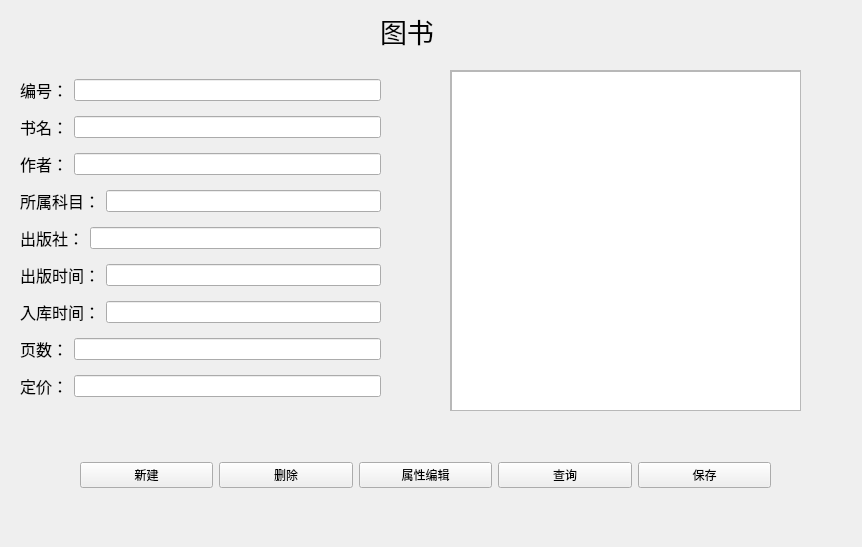
<?xml version="1.0" encoding="UTF-8"?>
<ui version="4.0">
 <class>subwidget</class>
 <widget class="QWidget" name="subwidget">
  <property name="geometry">
   <rect>
    <x>0</x>
    <y>0</y>
    <width>862</width>
    <height>547</height>
   </rect>
  </property>
  <property name="windowTitle">
   <string>Form</string>
  </property>
  <widget class="QLabel" name="label">
   <property name="geometry">
    <rect>
     <x>380</x>
     <y>10</y>
     <width>131</width>
     <height>41</height>
    </rect>
   </property>
   <property name="font">
    <font>
     <family>楷体</family>
     <pointsize>20</pointsize>
    </font>
   </property>
   <property name="text">
    <string>图书</string>
   </property>
  </widget>
  <widget class="QScrollArea" name="scrollArea">
   <property name="geometry">
    <rect>
     <x>450</x>
     <y>70</y>
     <width>351</width>
     <height>341</height>
    </rect>
   </property>
   <property name="widgetResizable">
    <bool>true</bool>
   </property>
   <widget class="QWidget" name="scrollAreaWidgetContents">
    <property name="geometry">
     <rect>
      <x>0</x>
      <y>0</y>
      <width>349</width>
      <height>339</height>
     </rect>
    </property>
    <widget class="QTableView" name="book">
     <property name="geometry">
      <rect>
       <x>0</x>
       <y>0</y>
       <width>351</width>
       <height>341</height>
      </rect>
     </property>
    </widget>
   </widget>
  </widget>
  <widget class="QWidget" name="layoutWidget">
   <property name="geometry">
    <rect>
     <x>20</x>
     <y>71</y>
     <width>361</width>
     <height>341</height>
    </rect>
   </property>
   <layout class="QVBoxLayout" name="verticalLayout">
    <item>
     <layout class="QHBoxLayout" name="horizontalLayout">
      <item>
       <widget class="QLabel" name="label_2">
        <property name="font">
         <font>
          <family>楷体</family>
          <pointsize>12</pointsize>
         </font>
        </property>
        <property name="text">
         <string>编号：</string>
        </property>
       </widget>
      </item>
      <item>
       <widget class="QLineEdit" name="lineEdit"/>
      </item>
     </layout>
    </item>
    <item>
     <layout class="QHBoxLayout" name="horizontalLayout_2">
      <item>
       <widget class="QLabel" name="label_3">
        <property name="font">
         <font>
          <family>楷体</family>
          <pointsize>12</pointsize>
         </font>
        </property>
        <property name="text">
         <string>书名：</string>
        </property>
       </widget>
      </item>
      <item>
       <widget class="QLineEdit" name="lineEdit_2"/>
      </item>
     </layout>
    </item>
    <item>
     <layout class="QHBoxLayout" name="horizontalLayout_3">
      <item>
       <widget class="QLabel" name="label_4">
        <property name="font">
         <font>
          <family>楷体</family>
          <pointsize>12</pointsize>
         </font>
        </property>
        <property name="text">
         <string>作者：</string>
        </property>
       </widget>
      </item>
      <item>
       <widget class="QLineEdit" name="lineEdit_3"/>
      </item>
     </layout>
    </item>
    <item>
     <layout class="QHBoxLayout" name="horizontalLayout_4">
      <item>
       <widget class="QLabel" name="label_5">
        <property name="font">
         <font>
          <family>楷体</family>
          <pointsize>12</pointsize>
         </font>
        </property>
        <property name="text">
         <string>所属科目：</string>
        </property>
       </widget>
      </item>
      <item>
       <widget class="QLineEdit" name="lineEdit_4"/>
      </item>
     </layout>
    </item>
    <item>
     <layout class="QHBoxLayout" name="horizontalLayout_5">
      <item>
       <widget class="QLabel" name="label_6">
        <property name="font">
         <font>
          <family>楷体</family>
          <pointsize>12</pointsize>
         </font>
        </property>
        <property name="text">
         <string>出版社：</string>
        </property>
       </widget>
      </item>
      <item>
       <widget class="QLineEdit" name="lineEdit_5"/>
      </item>
     </layout>
    </item>
    <item>
     <layout class="QHBoxLayout" name="horizontalLayout_6">
      <item>
       <widget class="QLabel" name="label_7">
        <property name="font">
         <font>
          <family>楷体</family>
          <pointsize>12</pointsize>
         </font>
        </property>
        <property name="text">
         <string>出版时间：</string>
        </property>
       </widget>
      </item>
      <item>
       <widget class="QLineEdit" name="lineEdit_6"/>
      </item>
     </layout>
    </item>
    <item>
     <layout class="QHBoxLayout" name="horizontalLayout_7">
      <item>
       <widget class="QLabel" name="label_8">
        <property name="font">
         <font>
          <family>楷体</family>
          <pointsize>12</pointsize>
         </font>
        </property>
        <property name="text">
         <string>入库时间：</string>
        </property>
       </widget>
      </item>
      <item>
       <widget class="QLineEdit" name="lineEdit_7"/>
      </item>
     </layout>
    </item>
    <item>
     <layout class="QHBoxLayout" name="horizontalLayout_8">
      <item>
       <widget class="QLabel" name="label_9">
        <property name="font">
         <font>
          <family>楷体</family>
          <pointsize>12</pointsize>
         </font>
        </property>
        <property name="text">
         <string>页数：</string>
        </property>
       </widget>
      </item>
      <item>
       <widget class="QLineEdit" name="lineEdit_8"/>
      </item>
     </layout>
    </item>
    <item>
     <layout class="QHBoxLayout" name="horizontalLayout_9">
      <item>
       <widget class="QLabel" name="label_10">
        <property name="font">
         <font>
          <family>楷体</family>
          <pointsize>12</pointsize>
         </font>
        </property>
        <property name="text">
         <string>定价：</string>
        </property>
       </widget>
      </item>
      <item>
       <widget class="QLineEdit" name="lineEdit_9"/>
      </item>
     </layout>
    </item>
   </layout>
  </widget>
  <widget class="QWidget" name="layoutWidget">
   <property name="geometry">
    <rect>
     <x>80</x>
     <y>430</y>
     <width>691</width>
     <height>91</height>
    </rect>
   </property>
   <layout class="QHBoxLayout" name="horizontalLayout_10">
    <item>
     <widget class="QPushButton" name="pushButton">
      <property name="text">
       <string>新建</string>
      </property>
     </widget>
    </item>
    <item>
     <widget class="QPushButton" name="pushButton_2">
      <property name="text">
       <string>删除</string>
      </property>
     </widget>
    </item>
    <item>
     <widget class="QPushButton" name="pushButton_3">
      <property name="text">
       <string>属性编辑</string>
      </property>
     </widget>
    </item>
    <item>
     <widget class="QPushButton" name="pushButton_4">
      <property name="text">
       <string>查询</string>
      </property>
     </widget>
    </item>
    <item>
     <widget class="QPushButton" name="pushButton_5">
      <property name="text">
       <string>保存</string>
      </property>
     </widget>
    </item>
   </layout>
  </widget>
 </widget>
 <resources/>
 <connections/>
</ui>
